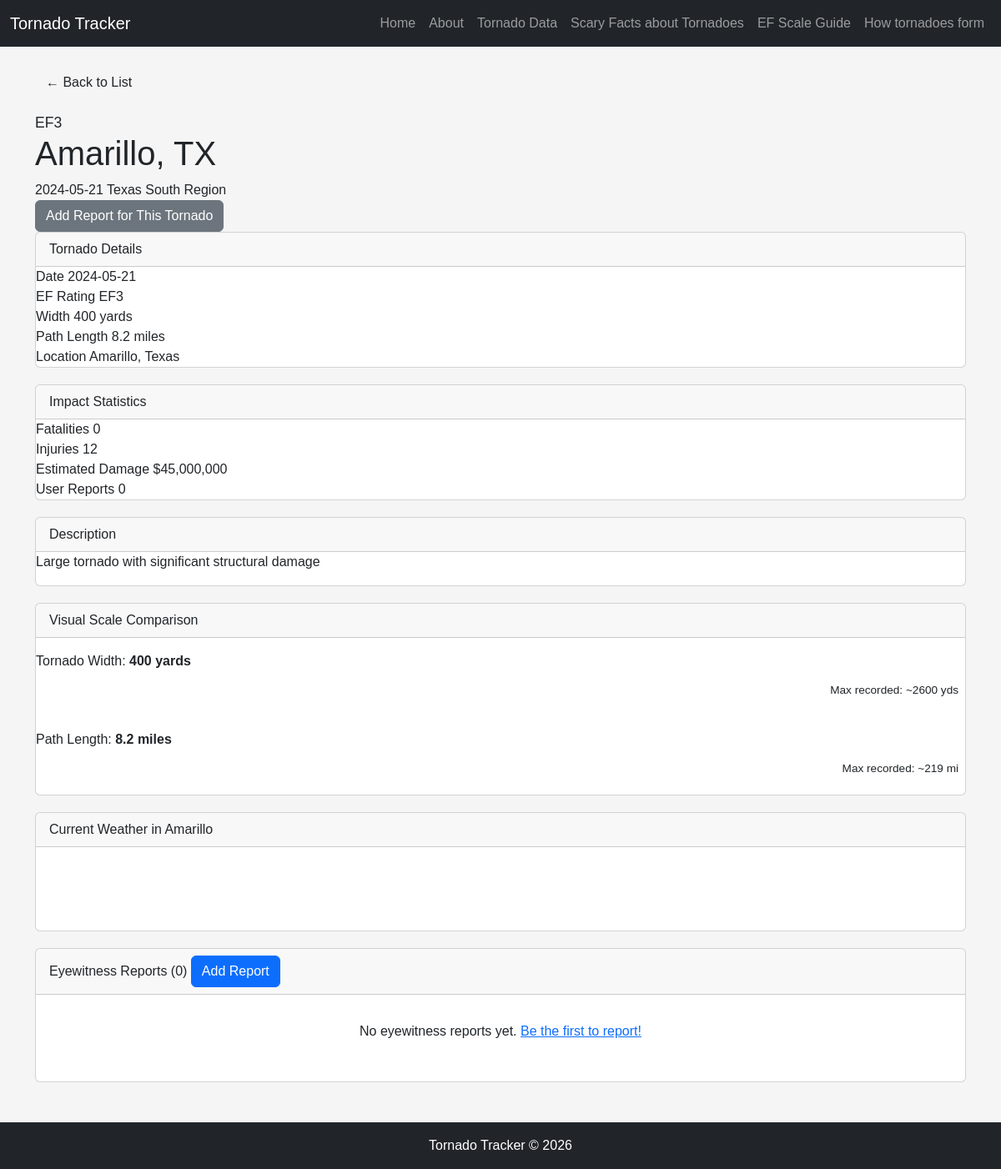
/tornado/2, run on the app's committed database.
### tables this page shows
CREATE TABLE tornadoes (
            id INTEGER PRIMARY KEY AUTOINCREMENT,
            state_id INTEGER NOT NULL,
            date DATE NOT NULL,
            ef_rating INTEGER NOT NULL CHECK(ef_rating >= 0 AND ef_rating <= 5),
            width_yards INTEGER,
            length_miles REAL,
            fatalities INTEGER DEFAULT 0,
            injuries INTEGER DEFAULT 0,
            damage_cost REAL,
            description TEXT,
            city TEXT,
            created_at TIMESTAMP DEFAULT CURRENT_TIMESTAMP,
            FOREIGN KEY (state_id) REFERENCES states(id)
        );

CREATE TABLE states (
            id INTEGER PRIMARY KEY AUTOINCREMENT,
            name TEXT NOT NULL UNIQUE,
            abbreviation TEXT NOT NULL UNIQUE,
            region TEXT NOT NULL,
            created_at TIMESTAMP DEFAULT CURRENT_TIMESTAMP
        );

### v0/flask-sql-ite-web-app/backend/templates/main.py (the view)
@app.route('/tornado/<int:tornado_id>')
def tornado_detail(tornado_id):
    conn = get_db()
    cursor = conn.cursor()
    cursor.execute('''
        SELECT t.*, s.name as state_name, s.abbreviation, s.region
        FROM tornadoes t
        JOIN states s ON t.state_id = s.id
        WHERE t.id = ?
    ''', (tornado_id,))
    tornado = cursor.fetchone()
    if not tornado:
        conn.close()
        return render_template('404.html'), 404
    cursor.execute('''
        SELECT * FROM reports
        WHERE tornado_id = ?
        ORDER BY created_at DESC
    ''', (tornado_id,))
    reports = cursor.fetchall()
    conn.close()
    return render_template('tornado_detail.html', tornado=tornado, reports=reports)

### v0/flask-sql-ite-web-app/backend/templates/main.py (called while the page is built)
def get_db():
    conn = sqlite3.connect(DATABASE)
    conn.row_factory = sqlite3.Row
    return conn

### v0/flask-sql-ite-web-app/backend/templates/tornado_detail.html (shortened to what this page needs)
{% extends "base.html" %}
{% block content %}
<div class="detail-header">
    <div>
        <a href="{{ url_for('tornadoes_list') }}" class="btn btn-small btn-outline" style="margin-bottom: 1rem;">
            &larr; Back to List
        </a>
        <div class="detail-title">
            <span class="ef-badge ef-{{ tornado.ef_rating }}" style="width: 50px; height: 50px; font-size: 1.1rem;">EF{{ tornado.ef_rating }}</span>
            <div>
                <h1>{{ tornado.city }}, {{ tornado.abbreviation }}</h1>
                <div class="detail-meta">
                    <span>{{ tornado.date }}</span>
                    <span>{{ tornado.state_name }}</span>
                    <span>{{ tornado.region }} Region</span>
                </div>
            </div>
        </div>
    </div>
    <a href="{{ url_for('submit_report') }}?tornado_id={{ tornado.id }}" class="btn btn-secondary">
        Add Report for This Tornado
    </a>
</div>
<div class="detail-grid">
    <div class="card">
        <div class="card-header">
            <span class="card-title">Tornado Details</span>
        </div>
        <div class="info-item">
            <span class="info-label">Date</span>
            <span class="info-value">{{ tornado.date }}</span>
        </div>
        <div class="info-item">
            <span class="info-label">EF Rating</span>
            <span class="info-value">EF{{ tornado.ef_rating }}</span>
        </div>
        <div class="info-item">
            <span class="info-label">Width</span>
            <span class="info-value">{{ tornado.width_yards or 'N/A' }} yards</span>
        </div>
        <div class="info-item">
            <span class="info-label">Path Length</span>
            <span class="info-value">{{ tornado.length_miles or 'N/A' }} miles</span>
        </div>
        <div class="info-item">
            <span class="info-label">Location</span>
            <span class="info-value">{{ tornado.city }}, {{ tornado.state_name }}</span>
        </div>
    </div>
    <div class="card">
        <div class="card-header">
            <span class="card-title">Impact Statistics</span>
        </div>
        <div class="info-item">
            <span class="info-label">Fatalities</span>
            <span class="info-value" style="color: {{ 'var(--danger)' if tornado.fatalities > 0 else 'inherit' }};">{{ tornado.fatalities }}</span>
        </div>
        <div class="info-item">
            <span class="info-label">Injuries</span>
            <span class="info-value" style="color: {{ 'var(--warning)' if tornado.injuries > 0 else 'inherit' }};">{{ tornado.injuries }}</span>
        </div>
        <div class="info-item">
            <span class="info-label">Estimated Damage</span>
            <span class="info-value">${{ "{:,.0f}".format(tornado.damage_cost) if tornado.damage_cost else 'N/A' }}</span>
        </div>
        <div class="info-item">
            <span class="info-label">User Reports</span>
            <span class="info-value">{{ reports|length }}</span>
        </div>
    </div>
</div>
{% if tornado.description %}
<div class="card">
    <div class="card-header">
        <span class="card-title">Description</span>
    </div>
    <p>{{ tornado.description }}</p>
</div>
{% endif %}
<div class="card">
    <div class="card-header">
        <span class="card-title">Visual Scale Comparison</span>
    </div>
    <div id="scale-comparison" style="padding: 1rem 0;">
        <div style="margin-bottom: 2rem;">
            <p style="margin-bottom: 0.5rem; color: var(--text-light);">Tornado Width: <strong>{{ tornado.width_yards or 0 }} yards</strong></p>
            <div style="background: var(--border); border-radius: 4px; height: 30px; overflow: hidden; position: relative;">
                <span style="position: absolute; right: 8px; top: 50%; transform: translateY(-50%); font-size: 0.85rem; color: var(--text-light);">Max recorded: ~2600 yds</span>
            </div>
        </div>
        <div>
            <p style="margin-bottom: 0.5rem; color: var(--text-light);">Path Length: <strong>{{ tornado.length_miles or 0 }} miles</strong></p>
            <div style="background: var(--border); border-radius: 4px; height: 30px; overflow: hidden; position: relative;">
                <span style="position: absolute; right: 8px; top: 50%; transform: translateY(-50%); font-size: 0.85rem; color: var(--text-light);">Max recorded: ~219 mi</span>
            </div>
        </div>
    </div>
</div>
<div class="card">
    <div class="card-header">
        <span class="card-title">Current Weather in {{ tornado.city }}</span>
    </div>
    <div id="location-weather" style="min-height: 100px; display: flex; align-items: center; justify-content: center;">
        <span class="spinner" style="border-color: var(--primary); border-top-color: var(--secondary); width: 30px; height: 30px;"></span>
    </div>
</div>
<div class="card">
    <div class="card-header">
        <span class="card-title">Eyewitness Reports ({{ reports|length }})</span>
        <a href="{{ url_for('submit_report') }}?tornado_id={{ tornado.id }}" class="btn btn-small btn-primary">Add Report</a>
    </div>
    {% if reports %}
    <div id="reports-list">
        {% for report in reports %}
        <div class="report-item">
            <div class="report-header">
                <div>
                    <span class="report-name">{{ report.reporter_name }}</span>
                    {% if report.verified %}
                    <span class="verified-badge">Verified</span>
                    {% else %}
                    <span class="unverified-badge">Unverified</span>
                    {% endif %}
                </div>
                <span class="report-date">{{ report.sighting_date }}</span>
            </div>
            <p style="margin-bottom: 0.5rem;"><strong>Location:</strong> {{ report.location_description }}</p>
            {% if report.wind_speed_estimate %}
            <p style="margin-bottom: 0.5rem;"><strong>Est. Wind Speed:</strong> {{ report.wind_speed_estimate }} mph</p>
            {% endif %}
            {% if report.damage_description %}
            <p style="color: var(--text-light);">{{ report.damage_description }}</p>
            {% endif %}
        </div>
        {% endfor %}
    </div>
    {% else %}
    <p style="color: var(--text-light); text-align: center; padding: 2rem;">
        No eyewitness reports yet. <a href="{{ url_for('submit_report') }}?tornado_id={{ tornado.id }}">Be the first to report!</a>
    </p>
    {% endif %}
</div>
{% endblock %}

### static/css/style.css (style rules this page uses)
body { background-color: #f5f5f5; font-family: Arial, sans-serif; }
.card { margin-bottom: 20px; }

### data on the page
tornadoes: ef_rating "3", city "Amarillo", date "2024-05-21", width_yards "400", length_miles "8.2", fatalities "0", injuries "12", damage_cost "45,000,000", description "Large tornado with significant structural damage"
states: abbreviation "TX", state_name "Texas", region "South"

### other printed values
{{ reports|length }} "0"
